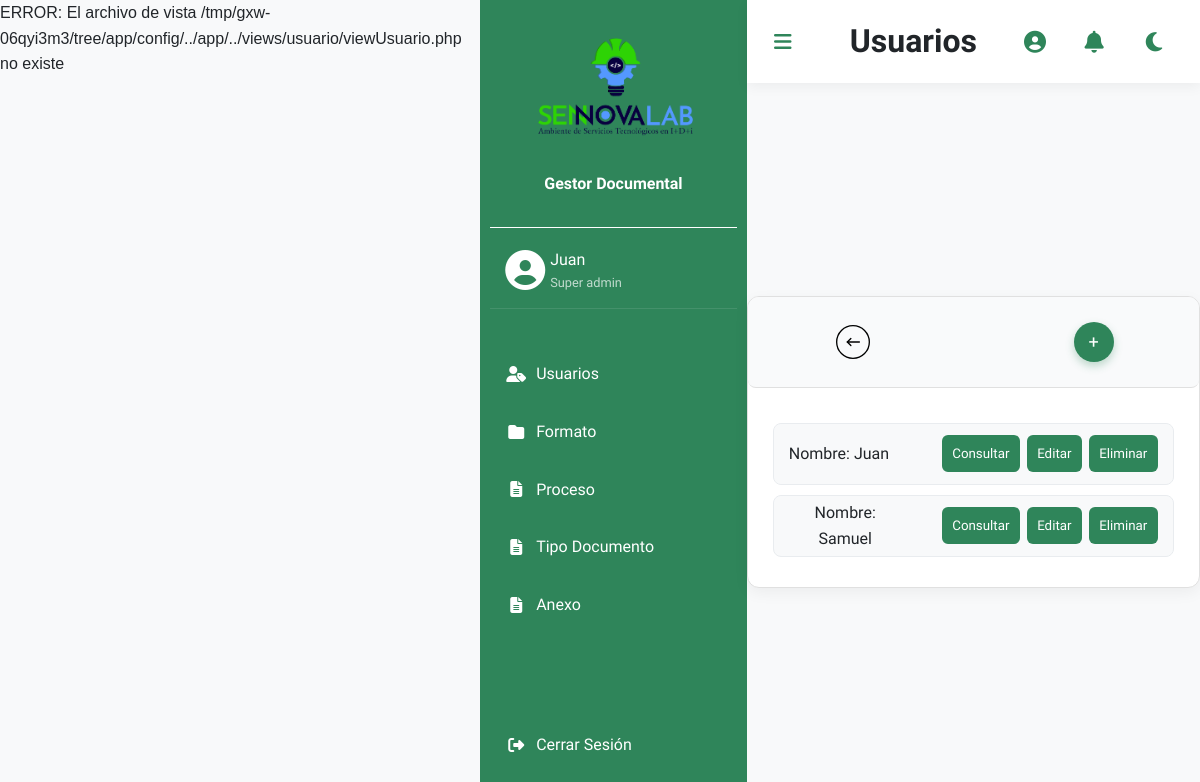
Page /usuario/view (signed in) on the earlier database version.
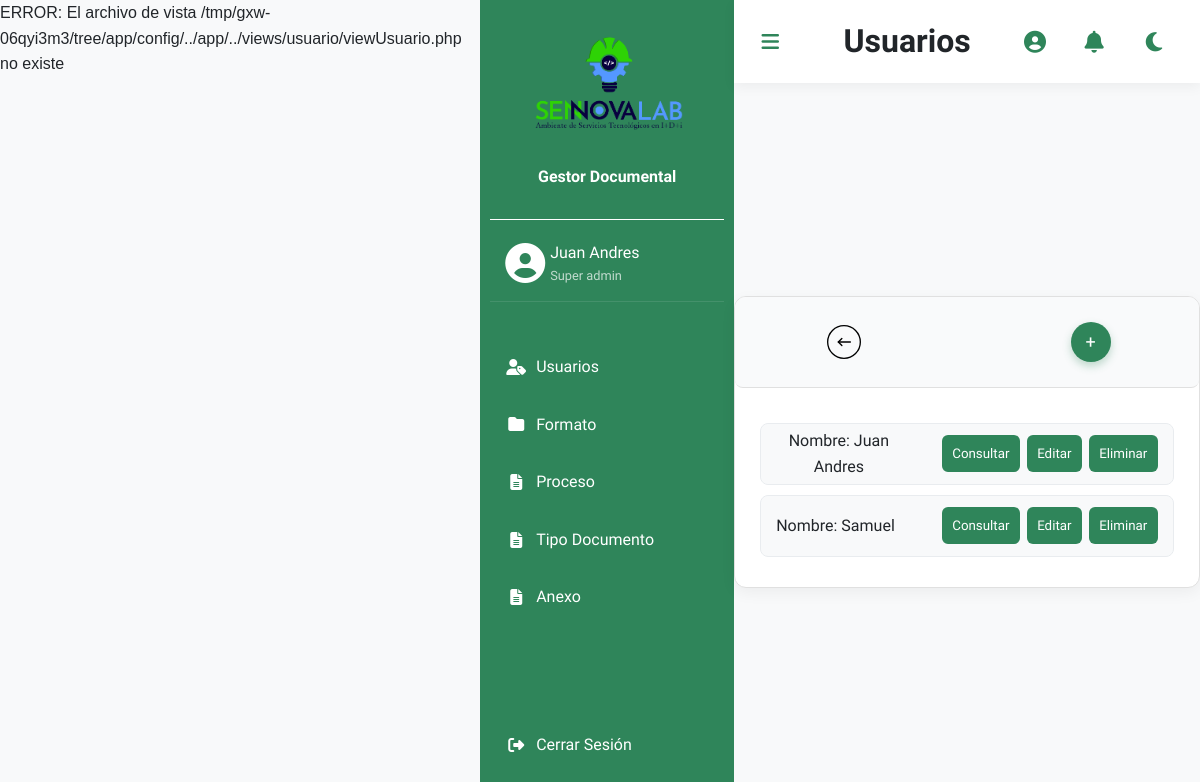
Same page on the later database version.
### tables this page shows
CREATE TABLE `usuarios` (
  `id` int(11) NOT NULL,
  `nombre` varchar(50) NOT NULL,
  `apellido` varchar(50) DEFAULT NULL,
  `cedula` varchar(15) NOT NULL,
  `centro` varchar(100) DEFAULT NULL,
  `email` varchar(50) NOT NULL,
  `password` varchar(255) NOT NULL,
  `rol` enum('super_admin','coordinador','trabajador') NOT NULL
);

### app/controllers/UsuarioController.php (called while the page is built, shortened)
<?php
require_once 'baseController.php';
require_once MAIN_APP_ROUTE . '../models/UsuarioModel.php';
class UsuarioController extends BaseController {
    public function view() {
        $usuarioObj = new UsuarioModel();
        $usuarios = $usuarioObj->getAll();
        $data = [
            "usuarios" => $usuarios,
            "title" => "Usuarios"
        ];
        $this->render('usuario/viewUsuario.php', $data);
    }
}

### app/models/BaseModel.php (called while the page is built, shortened)
<?php
class BaseModel
{
    protected $dbConnection;
    protected $table;
    public function __construct()
    {
        try {
            $options = [
                PDO::ATTR_ERRMODE => PDO::ERRMODE_EXCEPTION
            ];
            $dsn = DRIVER . ':host=' . HOST . ';dbname=' . DATABASE;
            $this->dbConnection = new PDO($dsn, USERNAME_DB, PASSWORD_DB, $options);
        } catch (PDOException $ex) {
            echo "Error>" . $ex->getMessage();
        }
    }
    public function getAll(): array
    {
        try {
            $sql = "SELECT * FROM $this->table";
            $statement = $this->dbConnection->query($sql);
            $result = $statement->fetchAll(PDO::FETCH_OBJ);
            return $result;
        } catch (PDOException $ex) {
            echo "Error en consulta>{$ex->getMessage()}";
            return [];
        }
    }
}

### app/models/UsuarioModel.php (called while the page is built, shortened)
<?php
require_once MAIN_APP_ROUTE . '../models/BaseModel.php';
class UsuarioModel extends BaseModel {
    public function __construct() {
        $this->table = "usuarios";
    }
}

### app/views/usuario/viewUsuario.php (the view)
<div class="data-container">
    <div class="navegate-group">
        <div class="back">
            <a href="/main"><img src="/img/back.svg"></a>
        </div>
        <div class="create">
            <a href="/usuario/new"><button>+</button></a>
        </div>
    </div>
    <div class="info">
        <?php
        if (empty($usuarios)) {
            echo '<br>No se encuentran usuarios en la base de datos';
        } else {
            foreach ($usuarios as $usuario) {
                echo
                "<div class='record'>
                <span>Nombre: $usuario->nombre</span>
                <div class='buttons'>
                    <a href='/usuario/view/$usuario->id'> <button>Consultar</button> </a>
                    <a href='/usuario/edit/$usuario->id'> <button>Editar</button> </a>
                    <a href='/usuario/delete/$usuario->id'> <button>Eliminar</button> </a>
                </div>
            </div>";
            }
        }
        ?>
    </div>
</div>

### public/index.php (shortened to what this page needs)
<?php
require_once '../app/controllers/UsuarioController.php';
$url = $_SERVER['REQUEST_URI'];
$routes = include_once '../app/config/routes.php';
$matchedRoute = null;
foreach ($routes as $route => $routeConfig) {
    if(preg_match("#^$route$#", $url, $matches)) {
        $matchedRoute = $routeConfig;
        break;
    }
}
if($matchedRoute){
    $controllerName = $matchedRoute['controller'];
    $actionName = $matchedRoute['action'];
    if(class_exists($controllerName) && method_exists($controllerName, $actionName)){
        $parameters = array_slice($matches, 1);
        $controller = new $controllerName();
        $controller->$actionName(...$parameters);
        exit;
    }
}

### app/controllers/BaseController.php (shortened to what this page needs)
<?php
class BaseController
{
    protected string $layout = "main_layout";
    public function render(string $view, array $arrayData = null)
    {
        $viewPath = MAIN_APP_ROUTE . "../views/$view";
        if (!file_exists($viewPath)) {
            echo "ERROR: El archivo de vista $viewPath no existe<br>";
        }
        $layout = MAIN_APP_ROUTE . "../views/layouts/{$this->layout}.php";
        include_once $layout;
    }
}

### app/views/layouts/admin_layout.php (shortened to what this page needs)
<!DOCTYPE html>
<html lang="en">
<head>
    <link rel="stylesheet" href="/css/reset.css">
    <link rel="stylesheet" href="/css/style_admin_layout.css">
    <link rel="stylesheet" href="https://cdnjs.cloudflare.com/ajax/libs/font-awesome/6.4.0/css/all.min.css">
</head>
<body>
    <div class="container">
        <div class="sidebar">
            <div class="sidebar-content">
                <div class="logo"> <img id="logo" src="/img/logo_sennova_grd.png" alt="logoImg"> <span class="logo-text">Gestor Documental</span> </div>
                <div class="user-info">
                    <div class="user-icon">
                        <i class="fas fa-user-circle"></i>
                    </div>
                    <div class="user-details">
                        <span class="user-nombre"><?php echo isset($_SESSION['nombre']) ? $_SESSION['nombre'] : 'Usuario'; ?></span>
                        <span class="user-role"><?php echo isset($_SESSION['rol']) ? ucfirst(str_replace('_', ' ', $_SESSION['rol'])) : 'Rol no definido'; ?></span>
                    </div>
                </div>
                <nav class="menu">
                    <ul>
                        <?php if (isset($_SESSION['rol']) && $_SESSION['rol'] == 'super_admin'): ?>
                            <li><a href="/usuario/view"><i class="fas fa-user-tag"></i><span class="span">Usuarios</span></a></li>
                            <li><a href="/documentoFormato/view"><i class="fas fa-folder"></i><span class="span">Formato</span></a></li>
                            <li><a href="/proceso/view"><i class="fas fa-file-alt"></i><span class="span">Proceso</span></a></li>
                            <li><a href="/tipoDocumental/view"><i class="fas fa-file-alt"></i><span class="span">Tipo Documento</span></a></li>
                            <li><a href="/anexo/view"><i class="fas fa-file-alt"></i><span class="span">Anexo</span></a></li>
                        <?php endif ?>
                    </ul>
                    <ul>
                        <li class="logout-item">
                            <a href="/login/logout">
                                <i class="fas fa-sign-out-alt"></i>
                                <span class="span">Cerrar Sesión</span>
                            </a>
                        </li>
                    </ul>
                </nav>
            </div>
        </div>
        <main class="main-content">
            <header class="header">
                <div class="header-container">
                    <button class="menu-toggle"><i class="fas fa-bars"></i></button>
                    <h1><?php echo isset($title) ? $title : 'Default Title'; ?></h1>
                    <div class="header-icons">
                        <a href="#" class="icon-link"><i class="fas fa-user-circle"></i></a>
                        <a href="#" class="icon-link"><i class="fas fa-bell"></i></a>
                        <a href="#" class="icon-link" id="theme-toggle"><i class="fas fa-moon"></i></a>
                    </div>
                </div>
            </header>
            <div class="content">
                <?php include_once $content; ?>
            </div>
        </main>
    </div>
</body>
</html>

Differences in the rows shown:
changed usuarios: nombre "Juan" → "Juan Andres"
Other differences:
$_SESSION['nombre']: "Juan" → "Juan Andres"
